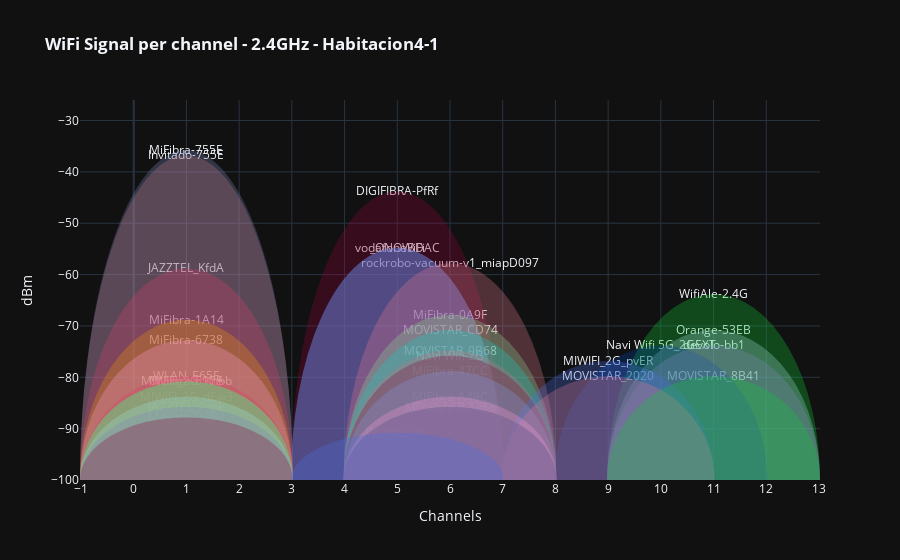

The cell this chart's notebook holds for it:
### Code cell
zone1_1_2G = zone1_1_2G.sort_values('dBm_Signal',ascending=False).reset_index(drop=True)

# Create figure
fig = go.Figure()

# Create scatter trace of text labels
fig.add_trace(go.Scatter(
    x=zone1_1_2G.Channel,
    y=zone1_1_2G.dBm_Signal,
    text=zone1_1_2G.SSID,
    mode='text',
))

# Add shapes
i = 0
for row in zone1_1_2G.itertuples() :
    i += 1
    fig.add_shape(
        type='circle',
        name=row.SSID,
        xref='x',
        yref='y',
        x0=row.Channel-2,
        y0=-row.dBm_Signal-200,
        x1=row.Channel+2,
        y1=row.dBm_Signal,
        opacity=0.3,
        fillcolor=colors2[i%len(colors2)],
        line_color=colors2[i%len(colors2)]
    )

fig.update_layout(
    title='<b>WiFi Signal per channel - 2.4GHz - Habitacion4-1',
    yaxis=dict(
        title='dBm',
        range = (-100,zone1_1_2G.dBm_Signal.max()+10)
    ),
    xaxis=dict(
        title='Channels',
        nticks=17
    )
)
fig.show()

### Figure 1 — Plotly figure (JSON) as saved in the notebook; plotly's stock layout.template omitted (floating-point values rounded to 4 significant figures)
{"data": [{"mode": "text", "text": ["MiFibra-755E", "Invitado-755E", "DIGIFIBRA-PfRf", "_ONOWiFi", "vodafoneBDAC", "rockrobo-vacuum-v1_miapD097", "JAZZTEL_KfdA", "WifiAle-2.4G", "MiFibra-0A9F", "MiFibra-1A14", "MOVISTAR_CD74", "Orange-53EB", "MiFibra-6738", "Navi Wifi 5G_2GEXT", "devolo-bb1", "MOVISTAR_0B68", "Navi Wifi 2G", "MIWIFI_2G_pvER", "MiFibra-47CC", "MOVISTAR_2020", "WLAN_E65F", "MOVISTAR_8B41", "MiFibra-E96E", "MIWIFI_2G_Knpb", "Orange-612A", "MIWIFI_2G_dEw3", "MiFibra-A49C", "MOVISTAR_12F8", "JAZZTEL_xdpk", "Orange-B27B", "MiFibra-D2B2", "WLAN2745"], "type": "scatter", "x": [1, 1, 5, 5, 5, 6, 1, 11, 6, 1, 6, 11, 1, 10, 11, 6, 6, 9, 6, 9, 1, 11, 1, 1, 1, 1, 6, 6, 1, 6, 1, 5], "y": [-36, -37, -44, -55, -55, -58, -59, -64, -68, -69, -71, -71, -73, -74, -74, -75, -76, -77, -79, -80, -80, -80, -81, -81, -81, -84, -84, -86, -86, -86, -88, -91]}], "layout": {"shapes": [{"fillcolor": "#7d87b9", "line": {"color": "#7d87b9"}, "name": "MiFibra-755E", "opacity": 0.3, "type": "circle", "x0": -1, "x1": 3, "xref": "x", "y0": -164, "y1": -36, "yref": "y"}, {"fillcolor": "#bb7784", "line": {"color": "#bb7784"}, "name": "Invitado-755E", "opacity": 0.3, "type": "circle", "x0": -1, "x1": 3, "xref": "x", "y0": -163, "y1": -37, "yref": "y"}, {"fillcolor": "#8e063b", "line": {"color": "#8e063b"}, "name": "DIGIFIBRA-PfRf", "opacity": 0.3, "type": "circle", "x0": 3, "x1": 7, "xref": "x", "y0": -156, "y1": -44, "yref": "y"}, {"fillcolor": "#4a6fe3", "line": {"color": "#4a6fe3"}, "name": "_ONOWiFi", "opacity": 0.3, "type": "circle", "x0": 3, "x1": 7, "xref": "x", "y0": -145, "y1": -55, "yref": "y"}, {"fillcolor": "#8595e1", "line": {"color": "#8595e1"}, "name": "vodafoneBDAC", "opacity": 0.3, "type": "circle", "x0": 3, "x1": 7, "xref": "x", "y0": -145, "y1": -55, "yref": "y"}, {"fillcolor": "#e07b91", "line": {"color": "#e07b91"}, "name": "rockrobo-vacuum-v1_miapD097", "opacity": 0.3, "type": "circle", "x0": 4, "x1": 8, "xref": "x", "y0": -142, "y1": -58, "yref": "y"}, {"fillcolor": "#d33f6a", "line": {"color": "#d33f6a"}, "name": "JAZZTEL_KfdA", "opacity": 0.3, "type": "circle", "x0": -1, "x1": 3, "xref": "x", "y0": -141, "y1": -59, "yref": "y"}, {"fillcolor": "#11c638", "line": {"color": "#11c638"}, "name": "WifiAle-2.4G", "opacity": 0.3, "type": "circle", "x0": 9, "x1": 13, "xref": "x", "y0": -136, "y1": -64, "yref": "y"}, {"fillcolor": "#8dd593", "line": {"color": "#8dd593"}, "name": "MiFibra-0A9F", "opacity": 0.3, "type": "circle", "x0": 4, "x1": 8, "xref": "x", "y0": -132, "y1": -68, "yref": "y"}, {"fillcolor": "#ef9708", "line": {"color": "#ef9708"}, "name": "MiFibra-1A14", "opacity": 0.3, "type": "circle", "x0": -1, "x1": 3, "xref": "x", "y0": -131, "y1": -69, "yref": "y"}, {"fillcolor": "#0fcfc0", "line": {"color": "#0fcfc0"}, "name": "MOVISTAR_CD74", "opacity": 0.3, "type": "circle", "x0": 4, "x1": 8, "xref": "x", "y0": -129, "y1": -71, "yref": "y"}, {"fillcolor": "#9cded6", "line": {"color": "#9cded6"}, "name": "Orange-53EB", "opacity": 0.3, "type": "circle", "x0": 9, "x1": 13, "xref": "x", "y0": -129, "y1": -71, "yref": "y"}, {"fillcolor": "#f79cd4", "line": {"color": "#f79cd4"}, "name": "MiFibra-6738", "opacity": 0.3, "type": "circle", "x0": -1, "x1": 3, "xref": "x", "y0": -127, "y1": -73, "yref": "y"}, {"fillcolor": "#023fa5", "line": {"color": "#023fa5"}, "name": "Navi Wifi 5G_2GEXT", "opacity": 0.3, "type": "circle", "x0": 8, "x1": 12, "xref": "x", "y0": -126, "y1": -74, "yref": "y"}, {"fillcolor": "#7d87b9", "line": {"color": "#7d87b9"}, "name": "devolo-bb1", "opacity": 0.3, "type": "circle", "x0": 9, "x1": 13, "xref": "x", "y0": -126, "y1": -74, "yref": "y"}, {"fillcolor": "#bb7784", "line": {"color": "#bb7784"}, "name": "MOVISTAR_0B68", "opacity": 0.3, "type": "circle", "x0": 4, "x1": 8, "xref": "x", "y0": -125, "y1": -75, "yref": "y"}, {"fillcolor": "#8e063b", "line": {"color": "#8e063b"}, "name": "Navi Wifi 2G", "opacity": 0.3, "type": "circle", "x0": 4, "x1": 8, "xref": "x", "y0": -124, "y1": -76, "yref": "y"}, {"fillcolor": "#4a6fe3", "line": {"color": "#4a6fe3"}, "name": "MIWIFI_2G_pvER", "opacity": 0.3, "type": "circle", "x0": 7, "x1": 11, "xref": "x", "y0": -123, "y1": -77, "yref": "y"}, {"fillcolor": "#8595e1", "line": {"color": "#8595e1"}, "name": "MiFibra-47CC", "opacity": 0.3, "type": "circle", "x0": 4, "x1": 8, "xref": "x", "y0": -121, "y1": -79, "yref": "y"}, {"fillcolor": "#e07b91", "line": {"color": "#e07b91"}, "name": "MOVISTAR_2020", "opacity": 0.3, "type": "circle", "x0": 7, "x1": 11, "xref": "x", "y0": -120, "y1": -80, "yref": "y"}, {"fillcolor": "#d33f6a", "line": {"color": "#d33f6a"}, "name": "WLAN_E65F", "opacity": 0.3, "type": "circle", "x0": -1, "x1": 3, "xref": "x", "y0": -120, "y1": -80, "yref": "y"}, {"fillcolor": "#11c638", "line": {"color": "#11c638"}, "name": "MOVISTAR_8B41", "opacity": 0.3, "type": "circle", "x0": 9, "x1": 13, "xref": "x", "y0": -120, "y1": -80, "yref": "y"}, {"fillcolor": "#8dd593", "line": {"color": "#8dd593"}, "name": "MiFibra-E96E", "opacity": 0.3, "type": "circle", "x0": -1, "x1": 3, "xref": "x", "y0": -119, "y1": -81, "yref": "y"}, {"fillcolor": "#ef9708", "line": {"color": "#ef9708"}, "name": "MIWIFI_2G_Knpb", "opacity": 0.3, "type": "circle", "x0": -1, "x1": 3, "xref": "x", "y0": -119, "y1": -81, "yref": "y"}, {"fillcolor": "#0fcfc0", "line": {"color": "#0fcfc0"}, "name": "Orange-612A", "opacity": 0.3, "type": "circle", "x0": -1, "x1": 3, "xref": "x", "y0": -119, "y1": -81, "yref": "y"}, {"fillcolor": "#9cded6", "line": {"color": "#9cded6"}, "name": "MIWIFI_2G_dEw3", "opacity": 0.3, "type": "circle", "x0": -1, "x1": 3, "xref": "x", "y0": -116, "y1": -84, "yref": "y"}, {"fillcolor": "#f79cd4", "line": {"color": "#f79cd4"}, "name": "MiFibra-A49C", "opacity": 0.3, "type": "circle", "x0": 4, "x1": 8, "xref": "x", "y0": -116, "y1": -84, "yref": "y"}, {"fillcolor": "#023fa5", "line": {"color": "#023fa5"}, "name": "MOVISTAR_12F8", "opacity": 0.3, "type": "circle", "x0": 4, "x1": 8, "xref": "x", "y0": -114, "y1": -86, "yref": "y"}, {"fillcolor": "#7d87b9", "line": {"color": "#7d87b9"}, "name": "JAZZTEL_xdpk", "opacity": 0.3, "type": "circle", "x0": -1, "x1": 3, "xref": "x", "y0": -114, "y1": -86, "yref": "y"}, {"fillcolor": "#bb7784", "line": {"color": "#bb7784"}, "name": "Orange-B27B", "opacity": 0.3, "type": "circle", "x0": 4, "x1": 8, "xref": "x", "y0": -114, "y1": -86, "yref": "y"}, {"fillcolor": "#8e063b", "line": {"color": "#8e063b"}, "name": "MiFibra-D2B2", "opacity": 0.3, "type": "circle", "x0": -1, "x1": 3, "xref": "x", "y0": -112, "y1": -88, "yref": "y"}, {"fillcolor": "#4a6fe3", "line": {"color": "#4a6fe3"}, "name": "WLAN2745", "opacity": 0.3, "type": "circle", "x0": 3, "x1": 7, "xref": "x", "y0": -109, "y1": -91, "yref": "y"}], "title": {"text": "<b>WiFi Signal per channel - 2.4GHz - Habitacion4-1"}, "xaxis": {"nticks": 17, "title": {"text": "Channels"}}, "yaxis": {"range": [-100, -26], "title": {"text": "dBm"}}}}
